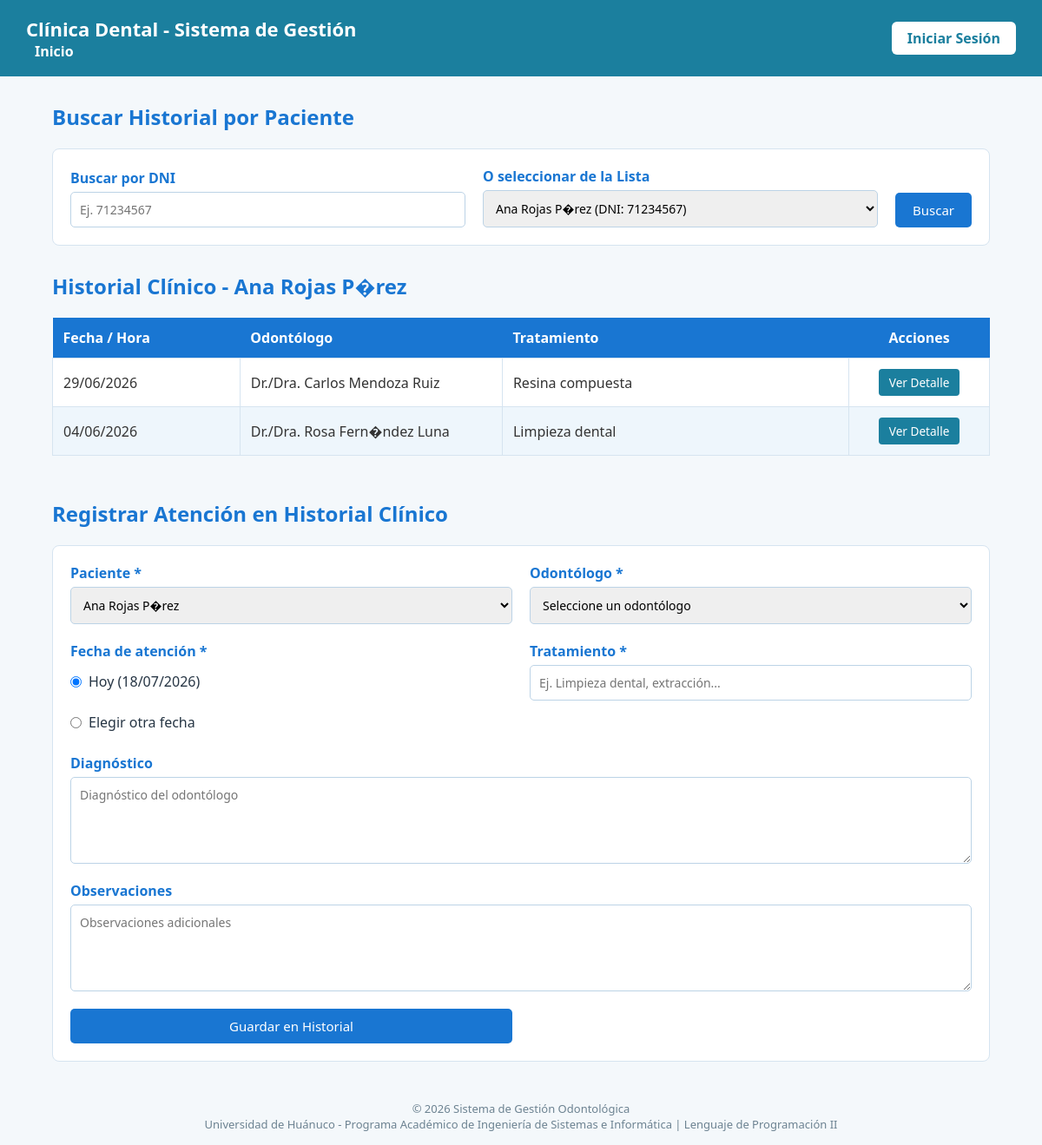
The page /vistas/historial.php?id_paciente=1 on the database its author committed.
### tables this page shows
CREATE TABLE paciente (
    id_paciente INT AUTO_INCREMENT PRIMARY KEY,
    dni VARCHAR(8) NOT NULL UNIQUE,
    nombres VARCHAR(80) NOT NULL,
    apellidos VARCHAR(80) NOT NULL,
    telefono VARCHAR(20),
    correo VARCHAR(100),
    direccion VARCHAR(150),
    fecha_nacimiento DATE
);

create table historial_clinico (
    id_historial int auto_increment primary key,
    id_paciente int not null,
    id_odontologo int not null,
    fecha_atencion date not null,
    hora time default null,
    diagnostico text,
    observaciones text,
    tratamiento varchar(200),
    foreign key (id_paciente) references paciente(id_paciente),
    foreign key (id_odontologo) references odontologo(id_odontologo)
);

CREATE TABLE odontologo (
    id_odontologo INT AUTO_INCREMENT PRIMARY KEY,
    nombres VARCHAR(80) NOT NULL,
    apellidos VARCHAR(80) NOT NULL,
    especialidad VARCHAR(80),
    telefono VARCHAR(20),
    correo VARCHAR(100)
);

### php/clases/paciente.php (called while the page is built, shortened)
<?php
require_once __DIR__ . '/../config/conexion.php';
class Paciente {
    private $conexion;
    public function __construct() {
        $con = new Conexion();
        $this->conexion = $con->conectar();
    }
    public function listarPacientes() {
        $sql = "SELECT * FROM paciente ORDER BY apellidos ASC";
        $stmt = $this->conexion->prepare($sql);
        $stmt->execute();
        return $stmt->fetchAll();
    }
}

### php/config/conexion.php (called while the page is built, shortened)
<?php
class Conexion {
    private $host = "localhost";
    private $nombre_bd = "clinica_dental";
    private $usuario = "root";
    private $password = "";
    private $charset = "utf8mb4";
    public function conectar() {
        $dsn = "mysql:host={$this->host};dbname={$this->nombre_bd};charset={$this->charset}";
        $opciones = [
            PDO::ATTR_ERRMODE            => PDO::ERRMODE_EXCEPTION,
            PDO::ATTR_DEFAULT_FETCH_MODE => PDO::FETCH_ASSOC,
            PDO::ATTR_EMULATE_PREPARES   => false,
        ];
        try {
            $this->pdo = new PDO($dsn, $this->usuario, $this->password, $opciones);
            return $this->pdo;
        } catch (PDOException $e) {
            die("Error de conexión a la base de datos: " . $e->getMessage());
        }
    }
}

### php/clases/HistorialClinico.php (called while the page is built, shortened)
<?php
require_once __DIR__ . '/../config/conexion.php';
class HistorialClinico {
    private $conexion;
    public function __construct() {
        $con = new Conexion();
        $this->conexion = $con->conectar();
    }
    public function consultarHistorialPorPaciente($id_paciente) {
        $sql = "SELECT h.*, o.nombres AS odontologo_nombres, o.apellidos AS odontologo_apellidos
                FROM historial_clinico h
                INNER JOIN odontologo o ON h.id_odontologo = o.id_odontologo
                WHERE h.id_paciente = :id_paciente
                ORDER BY h.fecha_atencion DESC, h.hora DESC";
        $stmt = $this->conexion->prepare($sql);
        $stmt->bindParam(':id_paciente', $id_paciente);
        $stmt->execute();
        return $stmt->fetchAll();
    }
    public function obtenerPacientePorId($id_paciente) {
        $sql = "SELECT * FROM paciente WHERE id_paciente = :id_paciente";
        $stmt = $this->conexion->prepare($sql);
        $stmt->bindParam(':id_paciente', $id_paciente, PDO::PARAM_INT);
        $stmt->execute();
        return $stmt->fetch(PDO::FETCH_ASSOC);
    }
}

### vistas/historial.php (the view, shortened to what this page needs)
<?php
require_once __DIR__ . '/../php/clases/paciente.php';
require_once __DIR__ . '/../php/clases/HistorialClinico.php';
$pacienteObj = new Paciente();
$pacientes = $pacienteObj->listarPacientes();
$id_paciente = intval($_GET['id_paciente'] ?? 0);
$pacienteSeleccionado = null;
$historiales = [];
if ($id_paciente > 0) {
    $historialObj = new HistorialClinico();
    $pacienteSeleccionado = $historialObj->obtenerPacientePorId($id_paciente);
    if ($pacienteSeleccionado) {
        $historiales = $historialObj->consultarHistorialPorPaciente($id_paciente);
    }
}
?>
<!DOCTYPE html>
<html lang="es">
<head>
    <link rel="stylesheet" href="../css/base.css">
    <link rel="stylesheet" href="../css/historial.css">
</head>
<body>
    <?php include 'incluir/header.php'; ?>
    <main>
        <h2>Buscar Historial por Paciente</h2>
        <form action="../php/procesar/procesar_historial.php" method="GET" style="grid-template-columns: 2fr 2fr auto; align-items: end;">
            <div>
                <label for="buscar_dni">Buscar por DNI</label>
                <input type="text" id="buscar_dni" name="dni" placeholder="Ej. 71234567" maxlength="8">
            </div>
            <div>
                <label for="buscar_paciente">O seleccionar de la Lista</label>
                <select id="buscar_paciente" name="id_paciente">
                    <?php foreach ($pacientes as $pac): ?>
                        <option value="<?php echo $pac['id_paciente']; ?>" <?php echo ($id_paciente === intval($pac['id_paciente'])) ? 'selected' : ''; ?>>
                            <?php echo htmlspecialchars($pac['nombres'] . ' ' . $pac['apellidos']); ?> (DNI: <?php echo htmlspecialchars($pac['dni']); ?>)
                        </option>
                    <?php endforeach; ?>
                </select>
            </div>
            <button type="submit" style="grid-column:auto;">Buscar</button>
        </form>
        <?php if ($pacienteSeleccionado): ?>
            <h2>Historial Clínico - <?php echo htmlspecialchars($pacienteSeleccionado['nombres'] . ' ' . $pacienteSeleccionado['apellidos']); ?></h2>
            <table>
                <thead>
                    <tr>
                        <th style="width: 20%;">Fecha / Hora</th>
                        <th style="width: 28%;">Odontólogo</th>
                        <th style="width: 37%;">Tratamiento</th>
                        <th style="width: 15%; text-align: center;">Acciones</th>
                    </tr>
                </thead>
                <tbody>
                    <?php if (empty($historiales)): ?>
                        <tr>
                            <td colspan="4" style="text-align: center; color: #78909c;">No se encontraron registros de atención para este paciente.</td>
                        </tr>
                    <?php else: ?>
                        <?php foreach ($historiales as $h): ?>
                            <?php
                            $fechaFmt = date('d/m/Y', strtotime($h['fecha_atencion']));
                            $horaFmt = !empty($h['hora']) ? date('H:i', strtotime($h['hora'])) : '';
                            $odoNombre = 'Dr./Dra. ' . htmlspecialchars($h['odontologo_nombres'] . ' ' . $h['odontologo_apellidos']);
                            $pacNombre = htmlspecialchars($pacienteSeleccionado['nombres'] . ' ' . $pacienteSeleccionado['apellidos']);
                            ?>
                            <tr>
                                <td><?php echo $fechaFmt . ($horaFmt ? " <span class=\"hora-tabla\">$horaFmt</span>" : ''); ?></td>
                                <td><?php echo $odoNombre; ?></td>
                                <td><?php echo htmlspecialchars($h['tratamiento']); ?></td>
                                <td style="text-align: center;">
                                    <button class="btn-ver-detalle"
                                            data-fecha="<?php echo $fechaFmt; ?>"
                                            data-hora="<?php echo $horaFmt; ?>"
                                            data-paciente="<?php echo $pacNombre; ?>"
                                            data-odontologo="<?php echo $odoNombre; ?>"
                                            data-tratamiento="<?php echo htmlspecialchars($h['tratamiento']); ?>"
                                            data-diagnostico="<?php echo htmlspecialchars($h['diagnostico'] ?? 'Sin diagnóstico'); ?>"
                                            data-observaciones="<?php echo htmlspecialchars($h['observaciones'] ?? 'Sin observaciones'); ?>">
                                        Ver Detalle
                                    </button>
                                </td>
                            </tr>
                        <?php endforeach; ?>
                    <?php endif; ?>
                </tbody>
            </table>
        <?php else: ?>
            <div style="background: #ffffff; padding: 25px; text-align: center; border: 1px solid #d6e4f0; border-radius: 8px; color: #78909c;">
                <p>Seleccione un paciente arriba para visualizar su historial clínico dental completo.</p>
            </div>
        <?php endif; ?>
        <h2 style="margin-top: 50px;">Registrar Atención en Historial Clínico</h2>
        <form action="../php/procesar/procesar_historial.php" method="POST">
            <div>
                <label for="id_paciente">Paciente *</label>
                <select id="id_paciente" name="id_paciente" required>
                    <?php foreach ($pacientes as $pac): ?>
                        <option value="<?php echo $pac['id_paciente']; ?>" <?php echo ($id_paciente === intval($pac['id_paciente'])) ? 'selected' : ''; ?>>
                            <?php echo htmlspecialchars($pac['nombres'] . ' ' . $pac['apellidos']); ?>
                        </option>
                    <?php endforeach; ?>
                </select>
            </div>
            <div>
                <label for="id_odontologo">Odontólogo *</label>
                <select id="id_odontologo" name="id_odontologo" required>
                    <option value="">Seleccione un odontólogo</option>
                </select>
            </div>
            <div>
                <label>Fecha de atención *</label>
                <div style="display: flex; gap: 20px; margin-top: 8px;">
                    <label style="font-weight: normal; color: #263544; display: flex; align-items: center; gap: 8px; cursor: pointer;">
                        <input type="radio" name="tipo_fecha" value="hoy" checked id="radio_fecha_hoy"> Hoy (<?php echo date('d/m/Y'); ?>)
                    </label>
                    <label style="font-weight: normal; color: #263544; display: flex; align-items: center; gap: 8px; cursor: pointer;">
                        <input type="radio" name="tipo_fecha" value="otra" id="radio_fecha_otra"> Elegir otra fecha
                    </label>
                </div>
            </div>
            <div>
                <label for="tratamiento">Tratamiento *</label>
                <input type="text" id="tratamiento" name="tratamiento" placeholder="Ej. Limpieza dental, extracción..." required>
            </div>
            <div class="campo-completo">
                <label for="diagnostico">Diagnóstico</label>
                <textarea id="diagnostico" name="diagnostico" placeholder="Diagnóstico del odontólogo"></textarea>
            </div>
            <div class="campo-completo">
                <label for="observaciones">Observaciones</label>
                <textarea id="observaciones" name="observaciones" placeholder="Observaciones adicionales"></textarea>
            </div>
            <button type="submit">Guardar en Historial</button>
        </form>
    </main>
    <?php include 'incluir/footer.php'; ?>
</body>
</html>

### css/base.css (style rules this page uses)
* { margin: 0; padding: 0; box-sizing: border-box; font-family: 'Segoe UI', Arial, sans-serif; }
body { background-color: #eef4f7; color: #263544; }

### css/historial.css (style rules this page uses)
body { margin: 0; font-family: Arial, sans-serif; background: #f4f8fb; color: #333; }
main { width: 90%; max-width: 1100px; margin: 30px auto; }
h2 { color: #1976d2; margin-bottom: 20px; }
form { background: #fff; padding: 20px; margin-bottom: 30px; border: 1px solid #d6e4f0; border-radius: 8px; display: grid; grid-template-columns: 1fr 1fr; gap: 20px; }
form div { display: flex; flex-direction: column; }
.campo-completo { grid-column: 1 / 3; }
label { margin-bottom: 5px; font-weight: bold; color: #1976d2; }
input, select, textarea { padding: 10px; border: 1px solid #bcd3e6; border-radius: 5px; font-size: 14px; }
textarea { min-height: 100px; resize: vertical; }
button { background: #1976d2; color: white; border: none; padding: 10px 20px; border-radius: 5px; cursor: pointer; font-size: 15px; }
table { width: 100%; border-collapse: collapse; background: white; }
th { background: #1976d2; color: white; padding: 12px; text-align: left; }
td { padding: 12px; border: 1px solid #d6e4f0; }
tr:nth-child(even) { background: #eef6fc; }
.btn-ver-detalle { background: #1b7f9e; color: white; border: none; padding: 6px 12px; border-radius: 4px; cursor: pointer; font-size: 0.85rem; transition: background 0.2s, transform 0.1s; }

### rows shown on the page
paciente: nombres+apellidos "Ana Rojas P�rez"
historial_clinico: fecha_atencion "29/06/2026", id_odontologo.apellidos "Dr./Dra. Carlos Mendoza Ruiz", tratamiento "Resina compuesta"
historial_clinico: fecha_atencion "04/06/2026", id_odontologo.apellidos "Dr./Dra. Rosa Fern�ndez Luna", tratamiento "Limpieza dental"

### other values the page prints
form field id_paciente "Ana Rojas P�rez (DNI: 71234567)"
form field id_paciente "Ana Rojas P�rez"
